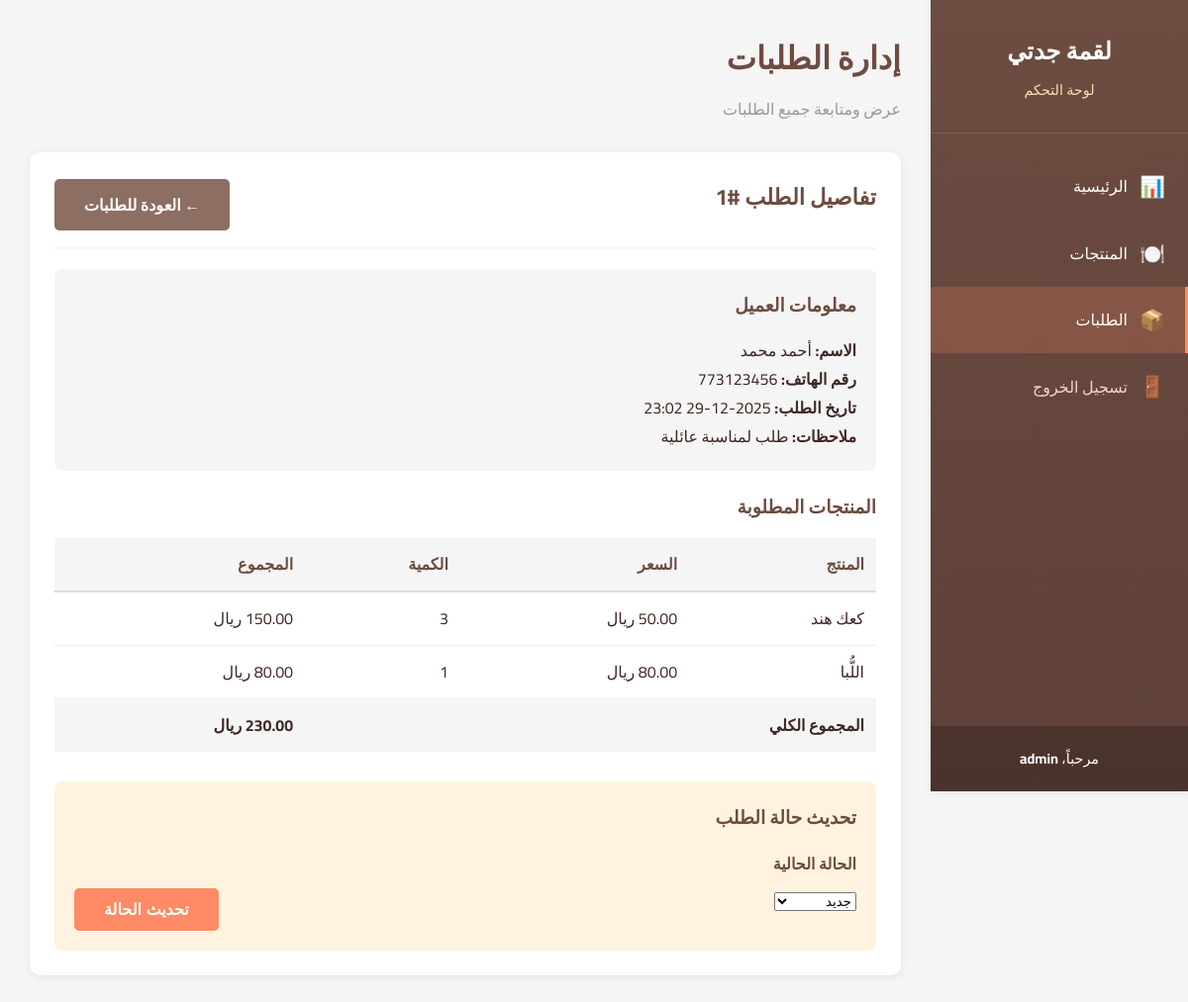
Screenshot of /admin/orders.php?view=1 (signed in) with the database file from the repository.
### tables this page shows
CREATE TABLE orders (
    id INT PRIMARY KEY AUTO_INCREMENT,
    customer_name VARCHAR(100) NOT NULL,
    customer_phone VARCHAR(20) NOT NULL,
    notes TEXT,
    status VARCHAR(30) DEFAULT 'جديد',
    created_at TIMESTAMP DEFAULT CURRENT_TIMESTAMP
);

CREATE TABLE order_items (
    id INT PRIMARY KEY AUTO_INCREMENT,
    order_id INT NOT NULL,
    product_id INT NOT NULL,
    product_name VARCHAR(100) NOT NULL,
    product_price DECIMAL(10, 2) NOT NULL,
    quantity INT NOT NULL DEFAULT 1,
    FOREIGN KEY (order_id) REFERENCES orders(id) ON DELETE CASCADE,
    FOREIGN KEY (product_id) REFERENCES products(id)
);

### admin/orders.php (the view, shortened to what this page needs)
<?php
$view_order = null;
$order_items = null;
if (isset($_GET['view'])) {
    $view_id = mysqli_real_escape_string($conn, $_GET['view']);
    $order_query = "SELECT * FROM orders WHERE id = '$view_id'";
    $order_result = mysqli_query($conn, $order_query);
    $view_order = mysqli_fetch_assoc($order_result);
    if ($view_order) {
        $items_query = "SELECT * FROM order_items WHERE order_id = '$view_id'";
        $order_items = mysqli_query($conn, $items_query);
    }
}
?>
<!DOCTYPE html>
<html lang="ar" dir="rtl">
<head>
    <link rel="stylesheet" href="../css/style.css">
    <link rel="stylesheet" href="admin-style.css">
</head>
<body class="admin-body">
    <aside class="admin-sidebar">
        <div class="sidebar-header">
            <h2>لقمة جدتي</h2>
            <p>لوحة التحكم</p>
        </div>
        <nav class="sidebar-nav">
            <a href="dashboard.php" class="nav-item">
                <span class="nav-icon">📊</span>
                <span>الرئيسية</span>
            </a>
            <a href="products.php" class="nav-item">
                <span class="nav-icon">🍽️</span>
                <span>المنتجات</span>
            </a>
            <a href="orders.php" class="nav-item active">
                <span class="nav-icon">📦</span>
                <span>الطلبات</span>
            </a>
            <a href="logout.php" class="nav-item logout">
                <span class="nav-icon">🚪</span>
                <span>تسجيل الخروج</span>
            </a>
        </nav>
        <div class="sidebar-footer">
            <p>مرحباً، <strong><?php echo $_SESSION['admin_username']; ?></strong></p>
        </div>
    </aside>
    <main class="admin-content">
        <header class="content-header">
            <h1>إدارة الطلبات</h1>
            <p>عرض ومتابعة جميع الطلبات</p>
        </header>
        <?php if ($view_order): ?>
            <div class="content-section">
                <div class="section-header">
                    <h2>تفاصيل الطلب #<?php echo $view_order['id']; ?></h2>
                    <a href="orders.php" class="btn btn-secondary">← العودة للطلبات</a>
                </div>
                <div style="background-color: #f5f5f5; padding: 20px; border-radius: 8px; margin-bottom: 20px;">
                    <h3 style="color: #6d4c41; margin-bottom: 15px;">معلومات العميل</h3>
                    <p><strong>الاسم:</strong> <?php echo $view_order['customer_name']; ?></p>
                    <p><strong>رقم الهاتف:</strong> <?php echo $view_order['customer_phone']; ?></p>
                    <p><strong>تاريخ الطلب:</strong> <?php echo date('Y-m-d H:i', strtotime($view_order['created_at'])); ?></p>
                    <?php if ($view_order['notes']): ?>
                        <p><strong>ملاحظات:</strong> <?php echo nl2br($view_order['notes']); ?></p>
                    <?php endif; ?>
                </div>
                <h3 style="color: #6d4c41; margin-bottom: 15px;">المنتجات المطلوبة</h3>
                <table class="admin-table">
                    <thead>
                        <tr>
                            <th>المنتج</th>
                            <th>السعر</th>
                            <th>الكمية</th>
                            <th>المجموع</th>
                        </tr>
                    </thead>
                    <tbody>
                        <?php
                        $total = 0;
                        while ($item = mysqli_fetch_assoc($order_items)) {
                            $item_total = $item['product_price'] * $item['quantity'];
                            $total += $item_total;
                            ?>
                            <tr>
                                <td><?php echo $item['product_name']; ?></td>
                                <td><?php echo number_format($item['product_price'], 2); ?> ريال</td>
                                <td><?php echo $item['quantity']; ?></td>
                                <td><?php echo number_format($item_total, 2); ?> ريال</td>
                            </tr>
                            <?php
                        }
                        ?>
                        <tr style="background-color: #f5f5f5; font-weight: 700;">
                            <td colspan="3">المجموع الكلي</td>
                            <td><?php echo number_format($total, 2); ?> ريال</td>
                        </tr>
                    </tbody>
                </table>
                <div style="margin-top: 30px; background-color: #fff3e0; padding: 20px; border-radius: 8px;">
                    <h3 style="color: #6d4c41; margin-bottom: 15px;">تحديث حالة الطلب</h3>
                    <form method="POST">
                        <div style="display: flex; gap: 15px; align-items: flex-end;">
                            <div class="form-group" style="flex: 1; margin-bottom: 0;">
                                <label for="status">الحالة الحالية</label>
                                <select id="status" name="status" class="form-group">
                                    <option value="جديد" <?php echo $view_order['status'] == 'جديد' ? 'selected' : ''; ?>>جديد</option>
                                </select>
                            </div>
                            <button type="submit" name="update_status" class="btn btn-primary">تحديث الحالة</button>
                        </div>
                    </form>
                </div>
            </div>
        <?php endif; ?>
    </main>
</body>
</html>

### css/style.css (style rules this page uses)
* { margin: 0; padding: 0; box-sizing: border-box; }
body { font-family: 'Cairo', sans-serif; background-color: #faf8f5; color: #3e2723; line-height: 1.8; direction: rtl; text-align: right; }
.btn { display: inline-block; padding: 12px 30px; text-decoration: none; border-radius: 5px; font-weight: 600; transition: all 0.3s; cursor: pointer; border: none; font-size: 1rem; }
.btn-primary { background-color: #ff8a65; color: #fff; }
.btn-secondary { background-color: #8d6e63; color: #fff; }
.section-header { text-align: center; margin-bottom: 40px; }
.section-header h2 { font-size: 2rem; color: #6d4c41; margin-bottom: 15px; }
.form-group { margin-bottom: 20px; }
.form-group label { display: block; margin-bottom: 8px; color: #6d4c41; font-weight: 600; }

### admin/admin-style.css (style rules this page uses)
.admin-body { background-color: #f5f5f5; display: flex; min-height: 100vh; }
.admin-sidebar { width: 260px; background: linear-gradient(180deg, #6d4c41 0%, #5d4037 100%); color: #fff; position: fixed; height: 100vh; overflow-y: auto; box-shadow: 2px 0 10px rgba(0, 0, 0, 0.1); }
.sidebar-header { padding: 30px 20px; text-align: center; border-bottom: 1px solid rgba(255, 255, 255, 0.1); }
.sidebar-header h2 { font-size: 1.5rem; margin-bottom: 5px; }
.sidebar-header p { font-size: 0.9rem; color: #f5deb3; }
.sidebar-nav { padding: 20px 0; }
.nav-item { display: flex; align-items: center; gap: 12px; padding: 15px 20px; color: #fff; text-decoration: none; transition: all 0.3s; border-right: 3px solid transparent; }
.nav-item.active { background-color: rgba(255, 138, 101, 0.2); border-right-color: #ff8a65; }
.nav-item.logout { color: #ffcdd2; }
.nav-icon { font-size: 1.3rem; }
.sidebar-footer { position: absolute; bottom: 0; width: 100%; padding: 20px; background-color: rgba(0, 0, 0, 0.2); text-align: center; font-size: 0.9rem; }
.admin-content { margin-right: 260px; flex: 1; padding: 30px; }
.content-header { margin-bottom: 30px; }
.content-header h1 { color: #6d4c41; font-size: 2rem; margin-bottom: 8px; }
.content-header p { color: #999; font-size: 1rem; }
.content-section { background-color: #fff; padding: 25px; border-radius: 10px; box-shadow: 0 2px 10px rgba(0, 0, 0, 0.08); margin-bottom: 30px; }
.section-header { display: flex; justify-content: space-between; align-items: center; margin-bottom: 20px; padding-bottom: 15px; border-bottom: 2px solid #f5f5f5; }
.section-header h2 { color: #6d4c41; font-size: 1.4rem; }
.admin-table { width: 100%; border-collapse: collapse; }
.admin-table thead { background-color: #f5f5f5; }
.admin-table th { padding: 12px; text-align: right; color: #6d4c41; font-weight: 600; border-bottom: 2px solid #ddd; }
.admin-table td { padding: 12px; border-bottom: 1px solid #eee; }

### rows the page displays
orders: id "1", customer_name "أحمد محمد", customer_phone "773123456", created_at "2025-12-29 23:02", notes "طلب لمناسبة عائلية", status "جديد"
order_items: product_name "كعك هند", quantity "3"
order_items: product_name "اللُّبا", quantity "1"

### other values shown
$_SESSION['admin_username'] "admin"
